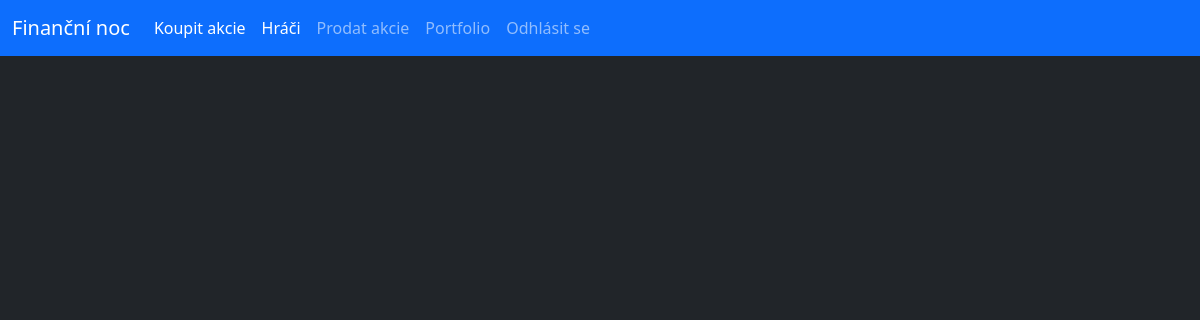
/buy (signed in), run on an earlier commit of the app's database.
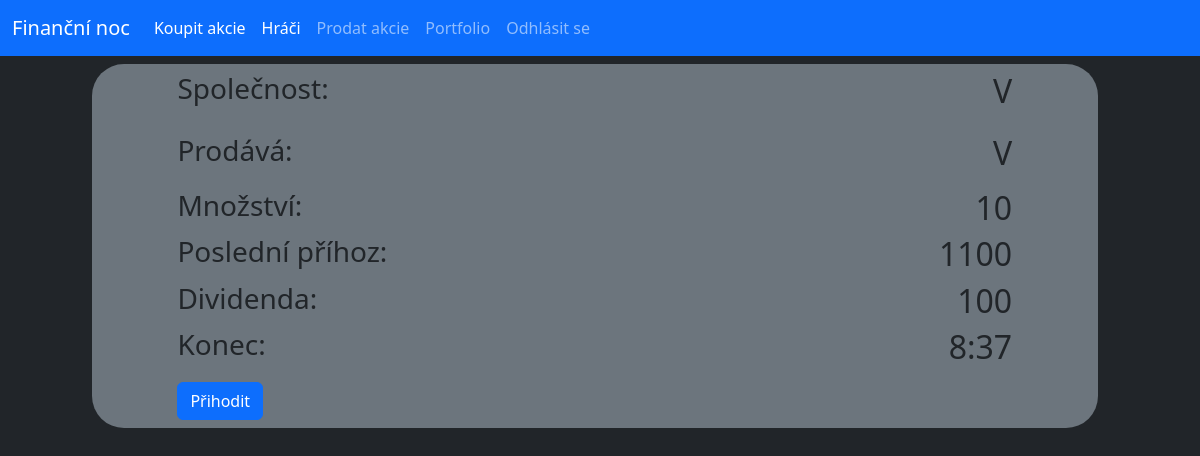
And on a later commit of the database.
### database.py (models this page shows, shortened)
class StockSell(db.Model):
    _id = db.Column("id", db.Integer, primary_key=True)
    old_owner = db.Column(db.String(40))
    new_owner = db.Column(db.String(40))
    cost = db.Column(db.Integer)
    stockID = db.Column(db.Integer)
    sell_end = db.Column(db.DateTime)

### router.py (the view)
@app.route("/buy")
def buy():
    checkStockSellsEnd()
    stockSells = StockSell.query.all()
    stock_sells = []
    for s in stockSells:
        stock = Stock.query.filter_by(_id=s.stockID).first()
        end_time = f"{s.sell_end.hour}:{s.sell_end.minute}"
        stock_sells.append((stock.name, s.old_owner, stock.percentage, s.cost, s._id, end_time, stock.dividend))
    stock_sells.sort(key=lambda a: a[6])
    if "user" in session:
        return render_template("buy.html", stock_sells=stock_sells, logged=True)
    else:
        return redirect(url_for("login"))

### router.py (called while the page is built, shortened)
@scheduler.task('interval', id='do_job_1', seconds=60)
def checkStockSellsEnd():
    with app.app_context():
        stockSells = StockSell.query.all()
        for stockSell in stockSells:
            if datetime.datetime.now(TIMEZONE).replace(tzinfo=None) < stockSell.sell_end:
                break
        db.session.commit()

### templates/buy.html
{% extends "main.html" %}
{% block content%}
    {% for stock_sell in stock_sells%}
        <div class="row py-2">
            <div class="col-offset-1 col-11">
                <div class="conteiner offset-1 bg-secondary rounded-5">
                    <div class="row py-2">
                        <div class="col-4 offset-1"><h3>Společnost:</h3></div>
                        <div class="col-6"><h2 class="text-end">{{stock_sell[0]}}</h2></div>
                    </div>
                    <div class="row py-2">
                        <div class="col-4 offset-1"><h3>Prodává:</h3></div>
                        <div class="col-6"><h2 class="text-end">{{stock_sell[1]}}</h2></div>
                    </div>
                    <div class="row">
                        <div class="col-4 offset-1"><h3>Množství:</h3></div>
                        <div class="col-6"><h2 class="text-end">{{stock_sell[2]}}</h2></div>
                    </div>
                    <div class="row">
                        <div class="col-4 offset-1"><h3>Poslední příhoz:</h3></div>
                        <div class="col-6"><h2 class="text-end">{{stock_sell[3]}}</h2></div>
                    </div>
                    <div class="row">
                        <div class="col-4 offset-1"><h3>Dividenda: </h3></div>
                        <div class="col-6"><h2 class="text-end">{{stock_sell[6]}}</h2></div>
                    </div>
                    <div class="row">
                        <div class="col-4 offset-1"><h3>Konec:</h3></div>
                        <div class="col-6"><h2 class="text-end">{{stock_sell[5]}}</h2></div>
                    </div>
                    <div class="row py-2">
                        <div class="col-4 offset-1">
                            <button type="submit" class="btn btn-primary" onclick="location.href = '/buy/{{stock_sell[4]}}';">Přihodit</button>
                        </div>
                    </div>
                </div>
            </div>
        </div>
        {% endfor %}
{% endblock %}

What changed in the data, as far as the page shows it:
added StockSell: old_owner "V", stock_sell "10", cost "1100", stock_sell "100", stock_sell "8:37"
